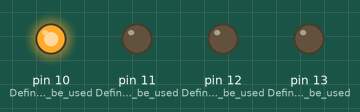
This sketch was run on a simulated Arduino Uno, built with avr-gcc and run on an emulated ATmega328P. Shown: output pins drawn as LEDs (lit = HIGH).

Above: at 0.1 s.
At 40.1 s:
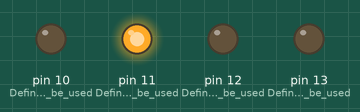
At 65.1 s:
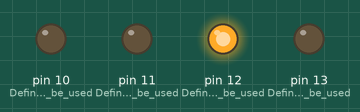
At 95.1 s:
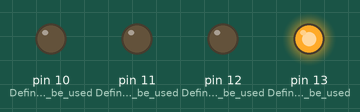
At 125.1 s:
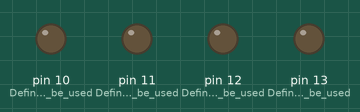
Timing chart, 0 to 126.6 s (numbered marks = the images above):
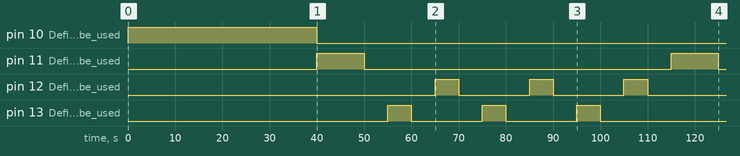

The sketch:

Caleb_s_Pump_Controler_Code.ino
```cpp
long dosingtimeON = 5000;                                           // Controls how long of a runtime both dosing pumps have.
long dosingtimeOFF = 15000;                                          // Controls how long of a break is taken between doses for both dosing pumps.
int dosingalternator = 1;                                          // Used to alternaite between dosing pumps 1 and 2 as the start pump in a cycle. This is done to balance the effects of the delay after the input pump runs.
long dosingdelay = 0;                                              // Later used to calculate the gaps between the dosing pumps using the equiation dosingdelay = dosingdelay = (dosingtimeOFF-dosingtimeON)/2

long inputtimeON = 10000;                                            // Controls how long the input pump runs for
long inputtimeOFF = 15000;                                           // Controls how long of a break there is after the input pump runs
int inputratio = 3;                                                // Controls the ratio of input pump to dosing pump cycles. For example a ratio of 3 means that input pump will run once for every three cycles of dosing pumps
int ratiocount = 0;                                                // Used to advance the dosing cycle reletive to the inputratio.

long sludgetimeON = 30000;                                           // controls how long the sludge pump runs for when it is on
long sludgetimeOFF = 300000;                                         // controls how long the sludge pump is scheduled wait before kicking back on

int dosing1state = LOW;                                              // changes the on or off state of dosing pump 1, HIGH = ON and LOW = OFF
int dosing2state = LOW;                                              // changes the on or off state of dosing pump 2, HIGH = ON and LOW = OFF
int inputstate = LOW;                                                // changes the on or off state of input pump, HIGH = ON and LOW = OFF
int sludgestate = LOW;                                               // changes the on or off state of sludge pump, HIGH = ON and LOW = OFF

int stage = 0;                                                       // Used to advance the different stages of the dosing cycles.
int sludgestage = 0;                                                 // Used to initialize sludgtargettime

long internaltime = 0;                                               // Later used to store the current internal time of the arduino using the equation internaltime = millis()
long targettime = 0;                                                 // Used throughout the program to sheduled the input and dosing pumps.
long sludgetargettime = 1000;                                        // Used to shedule the target time for the sludge pump.
long armageddoncheck = 0;

void setup()
{

pinMode(13, OUTPUT);                                                 // Defines pin 13 to be used as an output
pinMode(12, OUTPUT);                                                 // Defines pin 12 to be used as an output
pinMode(11, OUTPUT);                                                 // Defines pin 11 to be used as an output
pinMode(10, OUTPUT);                                                 // Defines pin 10 to be used as an output

}

void loop()
{
dosingdelay = (dosingtimeOFF-dosingtimeON)/2;                        // Defines the delay time between the dosing pumps using dosingtimeOFF and dosingtimeON variables.
internaltime = millis();                                             // Updates internaltime variable with the arduino's current time.

if(internaltime >= 10000)
{
  internaltime = internaltime - 10000;
}

if(1 + internaltime < armageddoncheck && internaltime == 0)            // When the interal timer resets to 0 this makes ure the sludgetargettime and targettime variables are reletive to the actual internal time.
{
sludgetargettime = sludgetargettime - armageddoncheck;
targettime = targettime - armageddoncheck;
}

armageddoncheck = millis();                                           // Updates armageddoncheck with the current inernal time so that the above code can check if the interal clock has reset to 0.

if(armageddoncheck >= 10000)
{
  armageddoncheck = armageddoncheck - 10000;
}

                                                                         // When the system boots up it starts out by running the sludge pump for sludgetimeON

  if(sludgestage == 0 && stage == 0 || sludgetargettime > internaltime)  // Runs sluge pump for duration of sludgetimeON as soon as the dosing pumps finish a cyle and are not running.
  {
    if(sludgestage == 0)                                                 // If it is time to start the sludge pump then this defines the target run time reletive to the interaltime using the slugetimeON variable
  {
  sludgetargettime = internaltime + sludgetimeON;
  sludgestage = 1;
  }
    sludgestate = HIGH;
  }
  else if((sludgetargettime + sludgetimeOFF) > internaltime || sludgestage == 0)          // If the sludge pump is done running then the input and dosing cycle begins and continues until after sludgetargettime + sludge tarter time off or sludgestep = 0.
  {
  sludgestate = LOW;                                                  // Turns the sludge pump off.

    if(ratiocount == 0)                                               // Ratiocount keeps track of how many times the dosing pumps have been run reletive to the input pump. This checks to see if we are at the start of a cycle.
    {
      if(stage == 0)
      {
      targettime = internaltime + inputtimeON;                       // If it is time to start the input pump then this defines the targettime reletive to the interaltime using the dosingtimeON variable.
      stage = 1;
      }

      if(targettime > internaltime)                                  // If the target time has not yet been reached then this returns true and runs the input pump. If it returns false then it goes to the next else if.
      {
      inputstate = HIGH;
      }
      else if(targettime + dosingdelay > internaltime)               // If the target time plus the off time has not yet been reached then this keeps the input pump in an off state.
      {
      inputstate = LOW;                                              // Keeps the system off for dosingdelay time.
      }
      else
      {
      ratiocount = 1;                                                // After the input pump has run the ratiocount advances to 1 which kicks the code to the next else if.
      stage = 0;
      }
    }
    else if(ratiocount <= inputratio)                                // This runs both of the dosing pumps for inputratio number of times.
    {
        if(stage == 0)                                               // Stages are used to advance the code through the schedule. Stage 0 is used to define the target cutoff time reletive to the current time using dosingtimeON.
        {
        targettime = internaltime + dosingtimeON;
        stage = 1;
        }
        else if(stage == 1)                                          // Stage 1 keeps the first pump on for dosingtimeON ammount of time.
        {
          if(targettime > internaltime)                              // If the target time has not been reached then the first dosing pump in the cycle is kept in an ON state.
          {
            if(dosingalternator == 1)                                // Chooses to activate pump 1 or 2 as the first pump based on an alternating variable. This is done to keep one dosing tank from having an imballenced dosing and delay time.
            {
            dosing1state = HIGH;
            }
            else
            {
            dosing2state = HIGH;
            }
          }
          else                                                       // If the target time has been reached or passed then the stage is advanced to stage 2.
          {
          stage = 2;
          }
        }
        else if(stage == 2)                                          // Stage 2 keeps the first pump off for dosingtimeOFF ammount of time.
        {
          if((targettime + dosingdelay) > internaltime)
          {
          if(dosingalternator == 1)                                  // Chooses to shut off pump 1 or 2 as the first pump based on an alternating variable. This is done to keep one pump from havin an imballenced dosing and delay time.
            {
            dosing1state = LOW;
            }
            else
            {
            dosing2state = LOW;
            }
          }
          else
          {
          stage = 3;                                                 // Once the first pump's dosing delay time has been reached this kicks the code to stage 3.
          }
        }
        else if(stage == 3)                                          // Stage 3 is used to redefine the target cutoff time reletive to the current time using dosingtimeON.
        {
        targettime = internaltime + dosingtimeON;
        stage = 4;                                                   // This kicks the code to stage 4.
        }
        else if(stage == 4)                                          // Stage 4 keeps the second pump on for dosingtimeON ammount of time.
        {
         if(targettime > internaltime)                               // If the target time has not been reached then dosing pump 2 is kept in an ON state.
         {
           if(dosingalternator == 1)                                 // Chooses to activate pump 1 or 2 as the second pump based on an alternating variable. This is done to keep one pump from havin an imballenced dosing and delay time.
            {
            dosing2state = HIGH;
            }
            else
            {
            dosing1state = HIGH;
            }
         }
         else
          {
          stage = 5;                                                  // Once the dosing delay has been reached this kicks the code to stage 5.
          }
         }
         else if(stage == 5)                                          // Stage 5 keeps the second pump off for dosingtimeOFF ammount of time.
         {
            if((targettime + dosingdelay) > internaltime)             // Until target time plus the dosing delay time has not been reached this keeps the dosting pump 2 in an off state.
            {
              if(dosingalternator == 1)                               // Chooses to turn off pump 1 or 2 as the second pump based on an alternating variable. This is done to keep one pump from having an imballenced dosing and delay time.
              {
              dosing2state = LOW;
              }
              else
              {
              dosing1state = LOW;
              }
            }
            else
            {
            ratiocount = ratiocount + 1;                             // Once both pumps have had their on times as well as their delay times the ratiocount is advanced.
            stage = 0;                                               // The stage variable is reset for use in the next cycle.
            }
          }
        }
      else
      {
        if (dosingalternator == 1)                                   // This alternates the first dosing pump in the dosing cycle between pump one and pump two.
         {
         dosingalternator = 2;
         }
         else
        {
        dosingalternator = 1;
        }
       ratiocount = 0;                                               // Resets ratiocount so that the dosing cycle can start again with the input pump.
       }
  }
  else
  {
  sludgestage = 0;                                                 // This allows the sludge pump to run once the sludgetimeOFF time is up.
  }

digitalWrite(13,dosing1state);                                     // Turns Dosing Pump 1 on and off by setting digital pin 13 to HIGH or LOW depending on the variable dosing1state.
digitalWrite(12,dosing2state);                                     // Turns Dosing Pump 2 on and off by setting digital pin 12 to HIGH or LOW depending on the variable dosing2state.
digitalWrite(11,inputstate);                                       // Turns Input Pump on and off by setting digital pin 11 to HIGH or LOW depending on the variable inputstate.
digitalWrite(10,sludgestate);                                      // Turns Sludge Pump on and off by setting digital pin 10 to HIGH or LOW depending on the variable sludgestate.

}
```

Measured:
- by itself, pin 10 (Defines_pin_10_to_be_used): LOW → HIGH at 0.00 s, → LOW 40.0 s later
- by itself, pin 11 (Defines_pin_11_to_be_used): alternates HIGH for 10.0 s and LOW for 65.0 s
- by itself, pin 12 (Defines_pin_12_to_be_used): LOW → HIGH at 65.0 s, → LOW 5.0 s later, → HIGH 15.0 s later, → LOW 5.0 s later, … (6 changes in this stretch)
- by itself, pin 13 (Defines_pin_13_to_be_used): LOW → HIGH at 55.0 s, → LOW 5.0 s later, → HIGH 15.0 s later, → LOW 5.0 s later, … (6 changes in this stretch)
